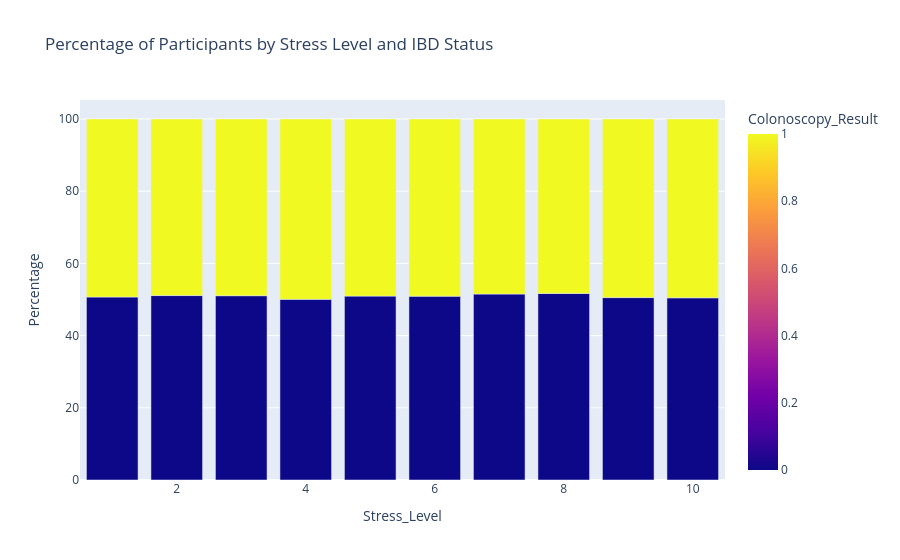

The notebook cell this image was saved under:
### Markdown cell above
B) Let us examine how mental lifestyles are associated with the presence of IBD with **Stress_Level**

**Stress_Level** is indicated by levels from 0 to 10.

### Code cell
import plotly.express as px

counts = df.groupby(['Stress_Level', 'Colonoscopy_Result']).size().reset_index(name='Count')

counts['Percentage'] = counts.groupby('Stress_Level')['Count'].transform(lambda x: x / x.sum() * 100)

fig = px.bar(
    counts,
    x='Stress_Level',
    y='Percentage',
    color='Colonoscopy_Result',
    barmode='stack',              
    title='Percentage of Participants by Stress Level and IBD Status',
    hover_data={'Percentage': ':.1f'}
)

fig.show()

### Figure 1 — Plotly figure (JSON) as saved in the notebook; plotly's stock layout.template omitted (floating-point values rounded to 4 significant figures)
{"data": [{"hovertemplate": "Stress_Level=%{x}<br>Percentage=%{y:.1f}<br>Colonoscopy_Result=%{marker.color}<extra></extra>", "legendgroup": "", "marker": {"color": [0, 1, 0, 1, 0, 1, 0, 1, 0, 1, 0, 1, 0, 1, 0, 1, 0, 1, 0, 1], "coloraxis": "coloraxis", "pattern": {"shape": ""}}, "name": "", "orientation": "v", "showlegend": false, "textposition": "auto", "type": "bar", "x": [1, 1, 2, 2, 3, 3, 4, 4, 5, 5, 6, 6, 7, 7, 8, 8, 9, 9, 10, 10], "xaxis": "x", "y": [50.69, 49.31, 51.09, 48.91, 51.06, 48.94, 50.05, 49.95, 50.94, 49.06, 50.93, 49.07, 51.51, 48.49, 51.68, 48.32, 50.53, 49.47, 50.47, 49.53], "yaxis": "y"}], "layout": {"barmode": "stack", "coloraxis": {"colorbar": {"title": {"text": "Colonoscopy_Result"}}, "colorscale": [[0, "#0d0887"], [0.1111, "#46039f"], [0.2222, "#7201a8"], [0.3333, "#9c179e"], [0.4444, "#bd3786"], [0.5556, "#d8576b"], [0.6667, "#ed7953"], [0.7778, "#fb9f3a"], [0.8889, "#fdca26"], [1, "#f0f921"]]}, "legend": {"tracegroupgap": 0}, "title": {"text": "Percentage of Participants by Stress Level and IBD Status"}, "xaxis": {"anchor": "y", "domain": [0, 1], "title": {"text": "Stress_Level"}}, "yaxis": {"anchor": "x", "domain": [0, 1], "title": {"text": "Percentage"}}}}
